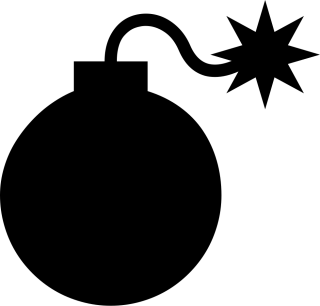
#> input picture Bomb.png, 320 x 306 px
$ python main.py
#> lines starting #> are read from the running program, lines starting #| are printed output that depends on the picture
#Imports tkinter
from tkinter import *
#Allows images to be used for tkinter
from PIL import Image, ImageTk
#For random values
import random
#These variables are defined here since they will not be changed throughout while the program is running
#boundaries for the board wow
boundY = 8
boundX = 10
#Variable for the number of bombs
numBombs = 10

def get_options():
  ''' Prints the menu into the console and gets user input to navigate the menu.
  '''
  while True:
    print("\n Welcome to minesweeper: \n 1.Play \n 2.Game Instructions \n 3.Exit")
    try:
      option = int(input())
#> the answer given: 1
    except ValueError:
      print("Invalid value try again ")
      continue
    if option == 1:
      start_game()
      break
    elif option == 2:
      file = open("Instructions.txt", "r")
      print(file.read())
      continue
    elif option == 3:
      print("Bye Bye")
      break
    else:
      print("Invalid value try again")
      continue

# [283 lines left out: functions print_table, removeEmpties, bombNumbers, player_move, game_board, left_click_sb and 3 more, not called in this run]

def start_game():
  '''Starts and resets the game. Function does this by reseting all variables  and creating the initial board so the player can select their first move, and the board can be generated.'''
  global window
  global widgets
  global board
  global player_board
  global img1
  global adjZeroX
  global adjZeroY
  global checkedX
  global checkedY
  global bombX
  global bombY
  global popIndex
  #Board is used for board generation, stores the value for every position
  board = [[0 for x in range(boundX)] for x in range(boundY)]
  #Player_board stores the current moves the player has made
  player_board = [["_" for x in range(boundX)] for x in range(boundY)]
  #Position of bombs
  bombX = []
  bombY = []
  #Variables for the removal empty functions
  #adjZeroX and adjZeroY are used to check the zeros adjacent to other zeros found by the function removeEmpties()
  adjZeroX = []
  adjZeroY = []
  #checkedX and checkedY are used to save the position of zeros that have already been found by the function removeEmpties()
  checkedX = []
  checkedY = []
  #popIndex is a temporary variable for removal of positions already checked by removeEmpties()
  popIndex = []

  #Creates the Tkinter window
  window = Tk()
  window.title("Minesweeper")
  window.geometry("350x350")

  #Resizes the image
  image = Image.open("Bomb.png")
#> image is the input picture: PIL image 320x306 RGBA; mean R, G, B, A 2.4, 2.4, 2.4, 122.2
  resize_image = image.resize((25, 25))
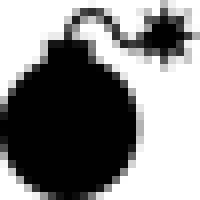
#> resize_image: PIL image 25x25 RGBA (shown 8 times larger); mean R, G, B, A 4.2, 4.2, 4.2, 122.7; transparent parts drawn white
  img1 = ImageTk.PhotoImage(resize_image)

  #Creates the initial board for the game
  widgets = [["_" + str(x) for x in range(boundX)] for x in range(boundY)]
  for i in range(len(board)):
    for j in range(len(board[0])):
      widgets[i][j] = Button(window, bg = "green")
      widgets[i][j].grid(row = i, column = j)
      widgets[i][j].bind("<Button-1>", left_click_sb)

  myCanvas = Canvas(window)

#Calls the main menu to start the game.
get_options()
